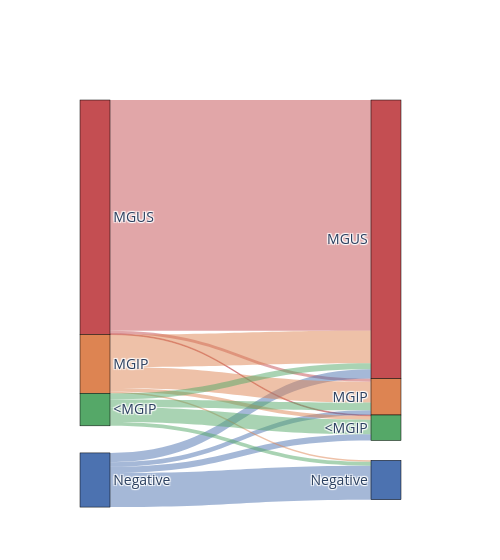
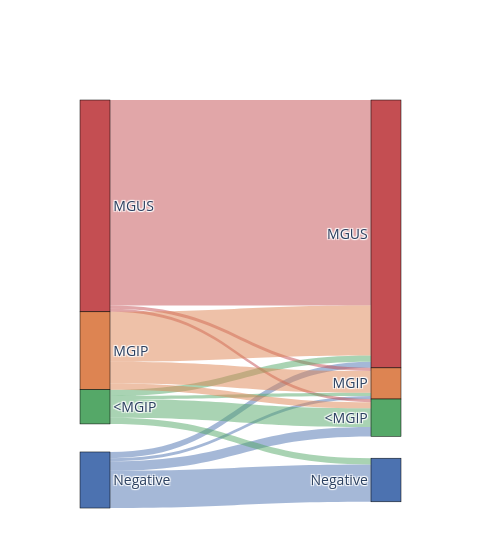
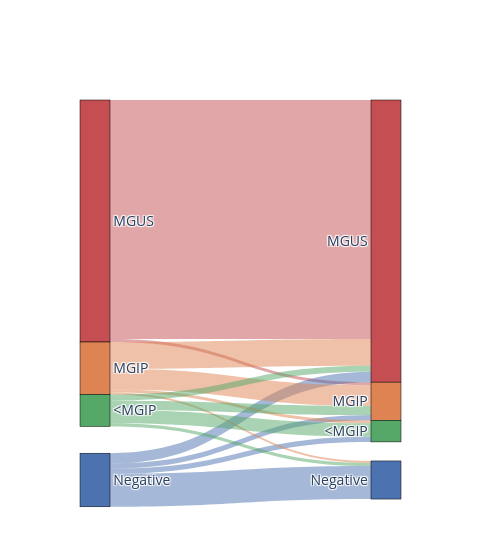

Here is the notebook cell these charts were saved with, in order:
### Markdown cell above
# 03. Sankey

### Code cell
import plotly.graph_objects as go
import pandas as pd
import numpy as np
from collections import defaultdict
import itertools
import seaborn as sns

filt_reshaped2_indv = pd.read_csv('../data/PLCO_ms_indv.csv', sep=",")

# Key columns
SUBJ_COL = "e_2021_1015_id"
TIME_COL = "Yr_before_dx"
CONC_COL = "Conc_1"
ISOTYPE_COL = "Type_heavy" #"Type_1"
diag_col = 'Mass_Spect_Diagnosis_SK_New'

new_high = 'MGIP'
new_low = '<MGIP'

filt_reshaped2_indv[diag_col] = filt_reshaped2_indv[diag_col].replace({
    "Low_MS": new_low,
    "MS-MGUS" : "MGUS",
    "MGIP" : new_high,
    "MSL" : "Negative",
    "LC_only" : "Negative",
    "<LLMI" : "Negative",
    "C1q-C" : "Negative"
})


colors = sns.color_palette("deep", n_colors=10)

if diag_col == 'Mass_Spect_Diagnosis_SK_New':        
    hex_colors = [f"#{int(color[0]*255):02X}{int(color[1]*255):02X}{int(color[2]*255):02X}" for color in colors]
    node_colors_dict = {
        'Negative': hex_colors[0], 
        new_low: hex_colors[2], 
        new_high: hex_colors[1], 
        'MGUS': hex_colors[3],
        'Others' : 'lightgray',
    }
    
    alpha = 0.5 
    hex_colors_with_alpha = [
        f"rgba({int(color[0]*255)},{int(color[1]*255)},{int(color[2]*255)},{alpha})" 
        for color in colors
    ]
    
    link_colors_dict = {
        'Negative': hex_colors_with_alpha[0], 
        new_low: hex_colors_with_alpha[2], 
        new_high: hex_colors_with_alpha[1], 
        'MGUS': hex_colors_with_alpha[3],
        'Others' : 'lightgray'
    }
        
filt_reshaped2_indv['timepoint_int'] = (
    filt_reshaped2_indv['timepoint']
    .astype(str)
    .str.replace('t', '', regex=False)
    .astype(int)
)

filt_reshaped2_indv['timepoint2'] = np.where(
    filt_reshaped2_indv['timepoint'] == filt_reshaped2_indv.groupby(SUBJ_COL)['timepoint'].transform('min'),
    1, 
    np.where(
        filt_reshaped2_indv['timepoint'] == filt_reshaped2_indv.groupby(SUBJ_COL)['timepoint'].transform('max'),
        2,
        np.nan
    )
)
    
disease_dict = {1: 'MM', 2: 'MGUS', 'total': 'total'}

for disease in ['total', 1, 2]:
#for disease in [1]:
    disease_name = disease_dict[disease]
    print(disease_name)
    
    diagnosis_order = ['MGUS', new_high, new_low, 'Negative']        
     
        

    data_ori = filt_reshaped2_indv if disease == 'total' else filt_reshaped2_indv[filt_reshaped2_indv['casestat'] == disease]
    
    ##### follow-up number distribution
    max_timepoint_dist = (
        data_ori
        .groupby(SUBJ_COL)['timepoint']
        .max()
        .value_counts()
        .sort_index()
    )

    print(max_timepoint_dist)

    timept = 'timepoint2'
    #timept = 'timepoint'

    data = data_ori.dropna(subset=timept)
    
    
    # Calculate interval years for each patient
    data['Yrs_interval'] = abs(
        data
        .sort_values([SUBJ_COL, timept], ascending=False)  
        .groupby(SUBJ_COL)['Yr_before_dx']
        .diff()
    )

    # at baseline
    timept_1 = data[data[timept] == 1.0]

    stats = timept_1.groupby(diag_col)['Yrs_interval'].agg(
        median=lambda x: f"{x.median():.2f}",
        min=lambda x: f"{x.min():.2f}",
        max=lambda x: f"{x.max():.2f}",
        perc_25=lambda x: f"{x.quantile(0.25):.2f}",
        perc_75=lambda x: f"{x.quantile(0.75):.2f}",
    ).reset_index()

    print('**** Median time to subsequent sample collection (Negative inclues MSL [no m/z ratio], <LLMI, LC only) ****')
    print(stats)


    grouped = data.groupby([SUBJ_COL, timept, diag_col]).size().reset_index(name='count')


    def timepoint_comparisons(df):
        timepoints_c = sorted(df[timept].unique())
        results = []

        for tp1, tp2 in itertools.combinations(timepoints_c, 2):
            df_tp1 = df[df[timept] == tp1]
            df_tp2 = df[df[timept] == tp2]

    #         for diag1 in diagnosis_order: #df_tp1['Mass_Spect_Diagnosis'].unique():
    #             for diag2 in diagnosis_order: #df_tp2['Mass_Spect_Diagnosis'].unique():
            for diag1 in df_tp1[diag_col].unique():
                for diag2 in df_tp2[diag_col].unique():
                    count = len(pd.merge(df_tp1[df_tp1[diag_col] == diag1],
                                         df_tp2[df_tp2[diag_col] == diag2],
                                         on=SUBJ_COL, how='inner'))
                    if count > 0:
                        results.append({'tp1': tp1, 'MS1': diag1,
                                        'tp2': tp2, 'MS2': diag2, 'Count': count})

        return pd.DataFrame(results)


    df = timepoint_comparisons(grouped)
    df.reset_index(drop=True)
    df = df[['MS1', 'MS2', 'Count']]

    # Print % 
    total_counts_ms1 = df.groupby('MS1')['Count'].sum()

    df['percentage'] = df.apply(
        lambda row: (row['Count'] / total_counts_ms1[row['MS1']]) * 100,
        axis=1
    )

    print(df.groupby(['MS1']).sum())
    print(df.groupby(['MS2']).sum())
    print("Percentage of how many x in MS1 unique become y in MS2:")
    for i, row in df.iterrows():
        print(f"{row['MS1']} -> {row['MS2']} : {row['percentage']:.2f}%")

    negative_starts = df[df['MS1'] == 'Negative']
    print("**** Outcome of patients who started as Negative ****")
    print(negative_starts[['MS2', 'Count', 'percentage']])

    colors = sns.color_palette("deep", n_colors=4)

    replace_dict = {val: i for i, val in enumerate(diagnosis_order)}

    source = df['MS1'].map(replace_dict)
    target = df['MS2'].map(replace_dict) + len(diagnosis_order) #len(df['MS1'].unique())
    values = df['Count']
    timepoints = len(filt_reshaped2_indv[timept].unique())

    # Prepare Sankey diagram inputs
    categories = diagnosis_order 
    labels = diagnosis_order

    link_colors = [
        link_colors_dict[df['MS1'].iloc[i]] for i in range(len(df))
    ]

    n_categories = len(diagnosis_order)
    x_coords = [0.1] * n_categories + [0.9] * n_categories
    y_coords = [i / (n_categories - 1) for i in range(n_categories)] * 2

    # Create Sankey diagram
    fig = go.Figure(
        data = [
            go.Sankey(
                node=dict(
                    pad=0, #7,
                    thickness=30, #15,
                    line=dict(color="black", width=0.5),
                    label=labels * timepoints,
                    color=[node_colors_dict[cat] for cat in categories] * timepoints,
                    x = x_coords,
                    y = y_coords
                ),
                link=dict(
                    source=source,
                    target=target,
                    value=values,
                    color=link_colors
                ),
                arrangement='snap',
    )])


    fig.update_layout(
        width=500,
        font_size=14,
    )

    fig.write_image(f"../00.Figures/PLCO_MS_dig_prevalence_sankey_{disease_name}_New.pdf", engine="kaleido")
    fig.show()

### Figure 1 — Plotly figure (JSON) as saved in the notebook; plotly's stock layout.template omitted (floating-point values rounded to 4 significant figures)
{"data": [{"arrangement": "snap", "link": {"color": ["rgba(196,78,82,0.5)", "rgba(196,78,82,0.5)", "rgba(196,78,82,0.5)", "rgba(76,114,176,0.5)", "rgba(76,114,176,0.5)", "rgba(76,114,176,0.5)", "rgba(76,114,176,0.5)", "rgba(221,132,82,0.5)", "rgba(221,132,82,0.5)", "rgba(221,132,82,0.5)", "rgba(221,132,82,0.5)", "rgba(85,168,104,0.5)", "rgba(85,168,104,0.5)", "rgba(85,168,104,0.5)", "rgba(85,168,104,0.5)"], "source": [0, 0, 0, 3, 3, 3, 3, 1, 1, 1, 1, 2, 2, 2, 2], "target": [4, 6, 5, 4, 7, 6, 5, 4, 7, 6, 5, 4, 7, 6, 5], "value": [298, 1, 4, 12, 44, 8, 6, 42, 2, 5, 27, 8, 5, 19, 10]}, "node": {"color": ["#C44E52", "#DD8452", "#55A868", "#4C72B0", "#C44E52", "#DD8452", "#55A868", "#4C72B0", "#C44E52", "#DD8452", "#55A868", "#4C72B0"], "label": ["MGUS", "MGIP", "<MGIP", "Negative", "MGUS", "MGIP", "<MGIP", "Negative", "MGUS", "MGIP", "<MGIP", "Negative"], "line": {"color": "black", "width": 0.5}, "pad": 0, "thickness": 30, "x": [0.1, 0.1, 0.1, 0.1, 0.9, 0.9, 0.9, 0.9], "y": [0, 0.3333, 0.6667, 1, 0, 0.3333, 0.6667, 1]}, "type": "sankey"}], "layout": {"font": {"size": 14}, "width": 500}}

### Figure 2 — Plotly figure (JSON) as saved in the notebook; plotly's stock layout.template omitted (floating-point values rounded to 4 significant figures)
{"data": [{"arrangement": "snap", "link": {"color": ["rgba(76,114,176,0.5)", "rgba(76,114,176,0.5)", "rgba(76,114,176,0.5)", "rgba(76,114,176,0.5)", "rgba(196,78,82,0.5)", "rgba(196,78,82,0.5)", "rgba(196,78,82,0.5)", "rgba(85,168,104,0.5)", "rgba(85,168,104,0.5)", "rgba(85,168,104,0.5)", "rgba(85,168,104,0.5)", "rgba(221,132,82,0.5)", "rgba(221,132,82,0.5)", "rgba(221,132,82,0.5)"], "source": [3, 3, 3, 3, 0, 0, 0, 2, 2, 2, 2, 1, 1, 1], "target": [7, 4, 6, 5, 4, 6, 5, 7, 4, 6, 5, 4, 6, 5], "value": [12, 2, 3, 1, 66, 1, 1, 2, 2, 6, 1, 16, 2, 7]}, "node": {"color": ["#C44E52", "#DD8452", "#55A868", "#4C72B0", "#C44E52", "#DD8452", "#55A868", "#4C72B0", "#C44E52", "#DD8452", "#55A868", "#4C72B0"], "label": ["MGUS", "MGIP", "<MGIP", "Negative", "MGUS", "MGIP", "<MGIP", "Negative", "MGUS", "MGIP", "<MGIP", "Negative"], "line": {"color": "black", "width": 0.5}, "pad": 0, "thickness": 30, "x": [0.1, 0.1, 0.1, 0.1, 0.9, 0.9, 0.9, 0.9], "y": [0, 0.3333, 0.6667, 1, 0, 0.3333, 0.6667, 1]}, "type": "sankey"}], "layout": {"font": {"size": 14}, "width": 500}}

### Figure 3 — Plotly figure (JSON) as saved in the notebook; plotly's stock layout.template omitted (floating-point values rounded to 4 significant figures)
{"data": [{"arrangement": "snap", "link": {"color": ["rgba(196,78,82,0.5)", "rgba(196,78,82,0.5)", "rgba(76,114,176,0.5)", "rgba(76,114,176,0.5)", "rgba(76,114,176,0.5)", "rgba(76,114,176,0.5)", "rgba(221,132,82,0.5)", "rgba(221,132,82,0.5)", "rgba(221,132,82,0.5)", "rgba(221,132,82,0.5)", "rgba(85,168,104,0.5)", "rgba(85,168,104,0.5)", "rgba(85,168,104,0.5)", "rgba(85,168,104,0.5)"], "source": [0, 0, 3, 3, 3, 3, 1, 1, 1, 1, 2, 2, 2, 2], "target": [4, 5, 4, 7, 6, 5, 4, 7, 6, 5, 4, 7, 6, 5], "value": [232, 3, 10, 32, 5, 5, 26, 2, 3, 20, 6, 3, 13, 9]}, "node": {"color": ["#C44E52", "#DD8452", "#55A868", "#4C72B0", "#C44E52", "#DD8452", "#55A868", "#4C72B0", "#C44E52", "#DD8452", "#55A868", "#4C72B0"], "label": ["MGUS", "MGIP", "<MGIP", "Negative", "MGUS", "MGIP", "<MGIP", "Negative", "MGUS", "MGIP", "<MGIP", "Negative"], "line": {"color": "black", "width": 0.5}, "pad": 0, "thickness": 30, "x": [0.1, 0.1, 0.1, 0.1, 0.9, 0.9, 0.9, 0.9], "y": [0, 0.3333, 0.6667, 1, 0, 0.3333, 0.6667, 1]}, "type": "sankey"}], "layout": {"font": {"size": 14}, "width": 500}}
